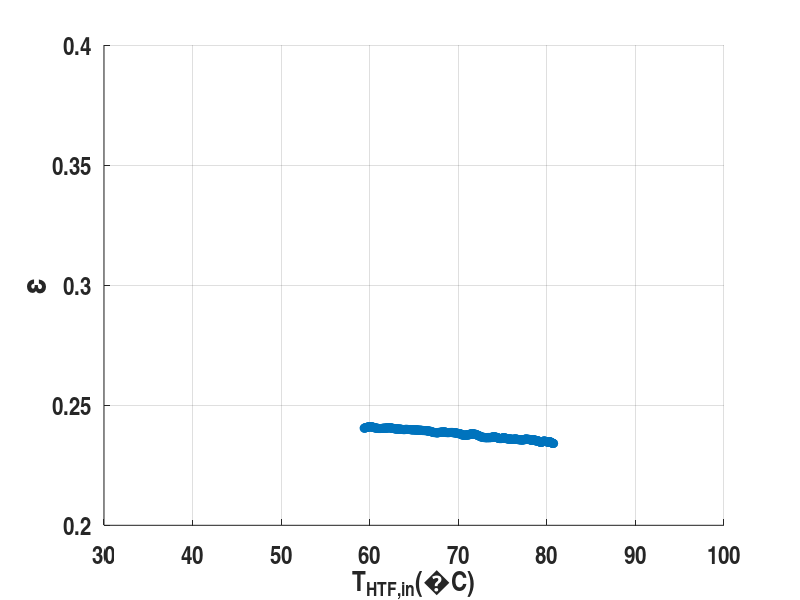

The MATLAB source for this figure: (Note: this script raises an error after producing the figure.)
clear all;

Blueish = [0 0.45 0.74];
Yellowish = [0.75 0.75 0];
Redish = [0.85 0.33 0.1];

figure('Color',[1 1 1]);
hold on;

% title({'\chi vs \epsilon','Measured Total Array'},...
%     'FontSize',18,...
%     'FontName','Arial Narrow');

xlabel(strcat('T_{HTF,in}',sprintf('(%cC)',char(176))),...
    'FontName','Arial Narrow',...
     'FontSize',22,...
    'FontWeight','bold');
set(gca,'XGrid','on',...
    'FontName','arial narrow',...
    'FontSize',18,...
    'FontWeight','bold');

ylabel('\epsilon',...
    'FontName','Arial Narrow',...
    'FontSize',26,...
    'FontWeight','bold');
set(gca,'YGrid','on',...
    'FontName','arial narrow',...
    'FontSize',18,...
    'FontWeight','bold');

axis([30 100 0.2 0.4]);

load('ICSolar.ICS_Skeleton_20_Feb_2015_v2.0.mat','chi_arrayTotal',...
    'Ex_epsilon_Cgen_6mods','Start','End','day','measured_T_HTFin',...
    'measured_T_cavAvg','G_DN_6mods');


%Plot 20-Feb
% load('ICSolar.ICS_Skeleton_20_Feb_2015.mat','chi_arrayTotal',...
%     'Ex_epsilon_Cgen_6mods','Start','End','day','measured_T_HTFin',...
%     'measured_T_cavAvg','GN_arrayTotal');

Color = Blueish;

%trimmed obseverd chi and epsilon
t_o_Gdn = G_DN_6mods(:,Start:End);
t_o_epsilon = Ex_epsilon_Cgen_6mods(:,Start:End);
t_o_Tin =  measured_T_HTFin(:,Start:End) - 273;
t_o_Tcav = measured_T_cavAvg(:,Start:End);
delta_T = t_o_Tin - t_o_Tcav;

t_o_chi = delta_T ./ (t_o_Gdn ./ (6 * 0.25019^2)); 


%add the zero point

scatter(t_o_Tin',t_o_epsilon',...
    'MarkerFaceColor',Color,...
    'MarkerEdgeColor',Color,...
    'DisplayName','20 Feb');

% scatter(t_o_chi',t_o_epsilon_arrayTotal',...
%     'MarkerFaceColor',Color,...
%     'MarkerEdgeColor',Color,...
%     'DisplayName',strcat(...z
%     day,' \chi vs \epsilon'));

% x=0:.01:.2;
% y=f(x);

% plot(x,y,'LineStyle',':',...
%     'DisplayName',strcat(day, ' Linear Bestfit'),...
%     'Color',Color,...
%     'LineWidth',3);



% PREDICTION
Color =Blueish;
% 1.5 ml/s
predict_chi = [0.006, 0.025, 0.053, 0.08, 0.11];
T_HTFin = [30 40 55 70 85];
predict_eps = [0.24, 0.2425, 0.242, 0.238, 0.23];

f=fit(T_HTFin',predict_eps','poly2');
x=0:5:100;
y=f(x);

plot(x,y,'LineStyle',':',...
    'DisplayName','Modeled Fit',...
    'Color',Color,...
    'LineWidth',3);

% indexmax = find(max(y) == y);
% xmax = x(indexmax);
% ymax = y(indexmax);
% 
% strmax = ['Maximum = ',num2str(xmax)];
% text(xmax,ymax,strmax,'VerticalAlignment','top');


%Plot Projected 20 Feb
load('PROJECTED_ICSolar.ICS_Skeleton_20_Feb_2015_v2.0.mat','chi_arrayTotal',...
    'Ex_epsilon_Cgen_6mods','Start','End','day','measured_T_HTFin',...
    'measured_T_cavAvg','G_DN_6mods');

Color = Yellowish;

t_o_Gdn = G_DN_6mods(:,Start:End);
t_o_epsilon = Ex_epsilon_Cgen_6mods(:,Start:End);
t_o_Tin =  measured_T_HTFin(:,Start:End) - 273;
t_o_Tcav = measured_T_cavAvg(:,Start:End);
delta_T = t_o_Tin - t_o_Tcav;

t_o_chi = delta_T ./ (t_o_Gdn ./ (6 * 0.25019^2)); 

% t_o_chi = [t_o_chi 0];
% t_o_epsilon_arrayTotal = [t_o_epsilon_arrayTotal 0.138];

%need to transpose in order to scatter plot
chi_trans = transpose(t_o_chi);
Ex_epsilon_trans = transpose(t_o_epsilon);



scatter(t_o_Tin',t_o_epsilon',...
    'MarkerFaceColor',Color,...
    'MarkerEdgeColor',Color,...
    'DisplayName','Projected 20 Feb');



% PREDICTION
Color = Yellowish;
% 1.5 ml/s
predict_chi = [0.006, 0.025, 0.053, 0.08, 0.11];
T_HTFin = [40 50 60 70 80];
predict_eps = [0.3771 0.3833 0.3864 0.3867 0.384];

f=fit(T_HTFin',predict_eps','poly2');
x=0:5:100;
y=f(x);

plot(x,y,'LineStyle',':',...
    'DisplayName','Modeled Fit',...
    'Color',Color,...
    'LineWidth',3);

% indexmax = find(max(y) == y);
% xmax = x(indexmax);
% ymax = y(indexmax);
% 
% strmax = ['Maximum = ',num2str(xmax)];
% text(xmax,ymax,strmax,'VerticalAlignment','top');
% 

%3 ml/s
predict_chi = [0, 0.086, 0.17];
predict_eps = [0.1324, 0.1485, 0.123];


f=fit(predict_chi',predict_eps','poly2');
x=0:.01:.2;
y=f(x);

% plot(x,y,'LineStyle','--',...
%     'DisplayName','3 ml/s Fit',...
%     'Color',Color,...
%     'LineWidth',3);

legend('show');
set(legend,'FontName','Arial Narrow',...
    'Location','southoutside',...
    'Orientation','horizontal');

filename = 'Projected Chi vs Epsilon - Whole Array for 3 datasets';
savefig(filename);
print(filename,'-dpng');
